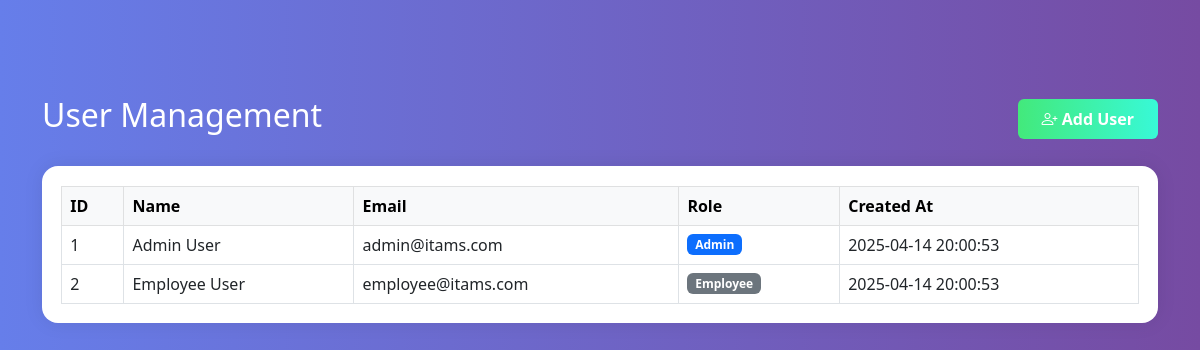
The page /pages/users.php on the database its author committed.
### tables this page shows
CREATE TABLE IF NOT EXISTS users (
    id INT PRIMARY KEY AUTO_INCREMENT,
    name VARCHAR(100) NOT NULL,
    email VARCHAR(100) UNIQUE NOT NULL,
    password VARCHAR(255) NOT NULL,
    role ENUM('admin', 'employee') DEFAULT 'employee',
    created_at TIMESTAMP DEFAULT CURRENT_TIMESTAMP
);

### pages/users.php (the view, shortened to what this page needs)
<?php
require_once 'config/database.php';
$result = $conn->query("SELECT * FROM users ORDER BY created_at DESC");
?>
<link href="https://cdn.jsdelivr.net/npm/bootstrap@5.3.0/dist/css/bootstrap.min.css" rel="stylesheet">
<link href="https://cdn.jsdelivr.net/npm/bootstrap-icons/font/bootstrap-icons.css" rel="stylesheet">
<div class="container mt-5 pt-5 fade-in">
    <div class="d-flex justify-content-between align-items-center mb-4">
        <h2 class="text-white">User Management</h2>
        <button class="btn btn-glow px-4 py-2" data-bs-toggle="modal" data-bs-target="#addUserModal">
            <i class="bi bi-person-plus"></i> Add User
        </button>
    </div>
    <div class="table-container">
        <div class="table-responsive">
            <table class="table table-bordered table-hover align-middle mb-0">
                <thead class="table-light">
                    <tr>
                        <th>ID</th>
                        <th>Name</th>
                        <th>Email</th>
                        <th>Role</th>
                        <th>Created At</th>
                    </tr>
                </thead>
                <tbody>
                    <?php if ($result && $result->num_rows > 0): ?>
                        <?php while ($user = $result->fetch_assoc()): ?>
                            <tr>
                                <td><?= $user['id']; ?></td>
                                <td><?= htmlspecialchars($user['name']); ?></td>
                                <td><?= htmlspecialchars($user['email']); ?></td>
                                <td>
                                    <span class="badge bg-<?= $user['role'] === 'admin' ? 'primary' : 'secondary'; ?>">
                                        <?= ucfirst($user['role']); ?>
                                    </span>
                                </td>
                                <td><?= $user['created_at']; ?></td>
                            </tr>
                        <?php endwhile; ?>
                    <?php else: ?>
                        <tr><td colspan="5" class="text-center text-muted">No users found.</td></tr>
                    <?php endif; ?>
                </tbody>
            </table>
        </div>
    </div>
</div>

### pages/users.php (style rules this page uses)
.fade-in { animation: fadeIn 0.8s ease-in-out; }
.table-container { background-color: white; border-radius: 1rem; padding: 1.2rem; box-shadow: 0 0 20px rgba(0,0,0,0.08); animation: fadeIn 1s ease; }
.btn-glow { background: linear-gradient(to right, #43e97b 0%, #38f9d7 100%); color: #fff; border: none; font-weight: 600; transition: all 0.3s ease; }

### rows shown on the page
users: id "1", name "Admin User", email "admin@itams.com", role "Admin", created_at "2025-04-14 20:00:53"
users: id "2", name "Employee User", email "employee@itams.com", role "Employee", created_at "2025-04-14 20:00:53"
